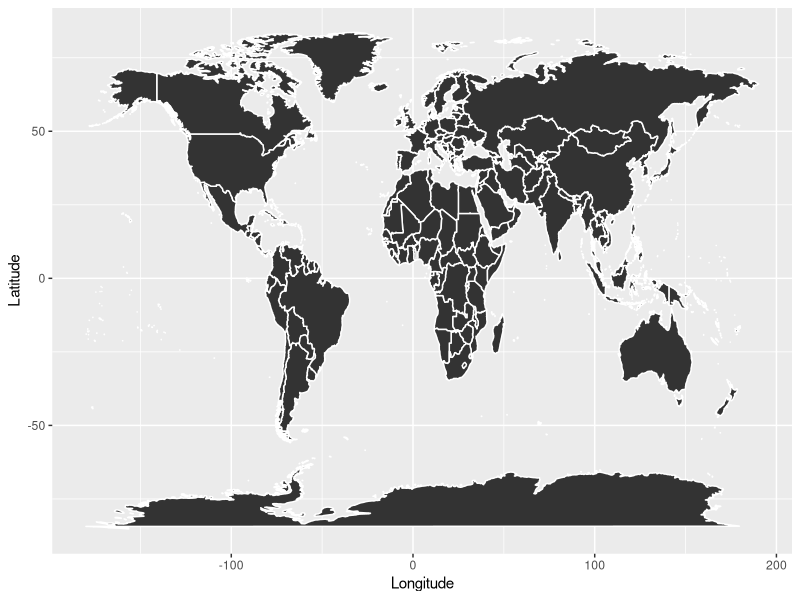
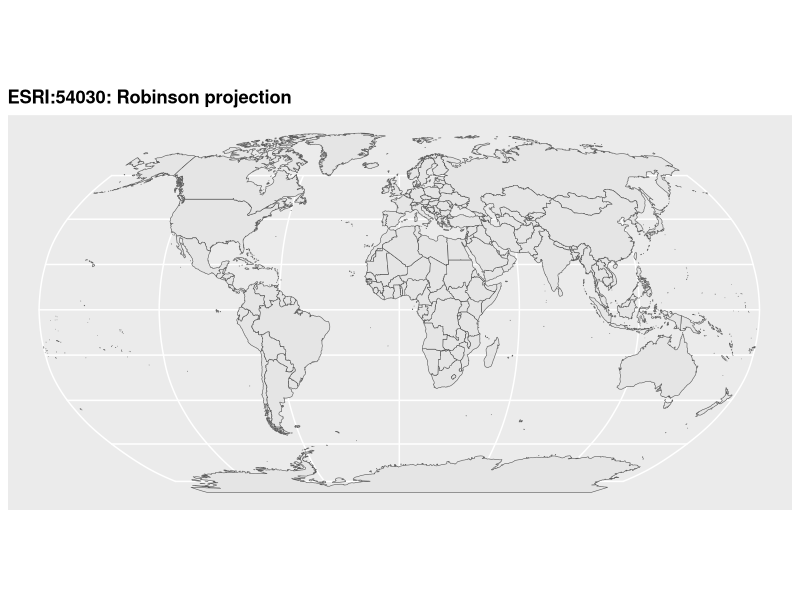
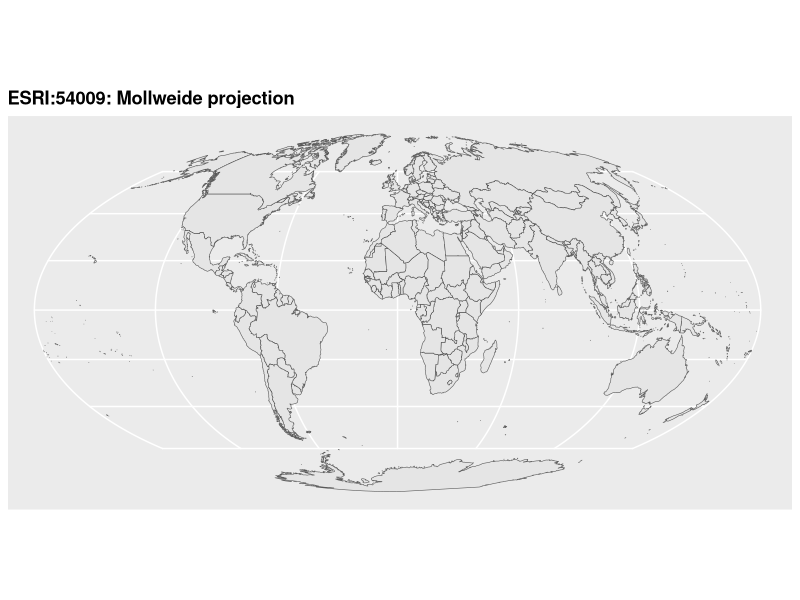
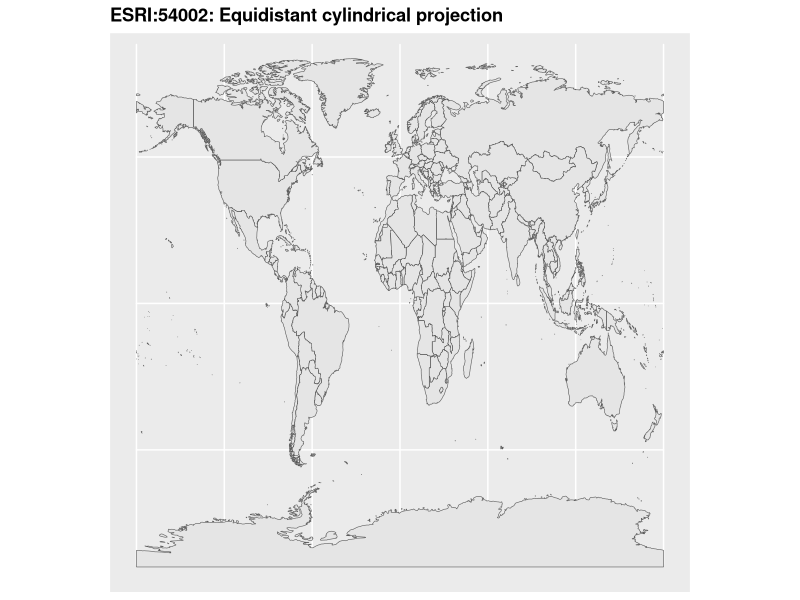
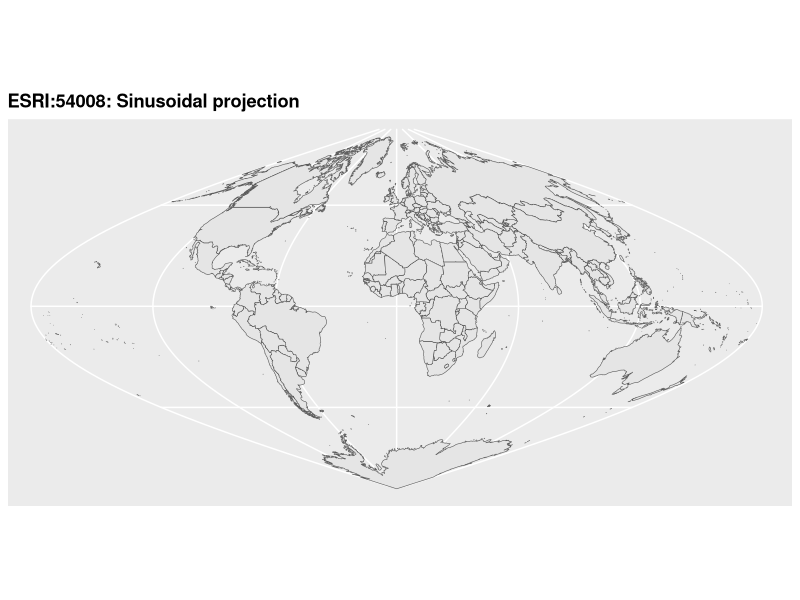
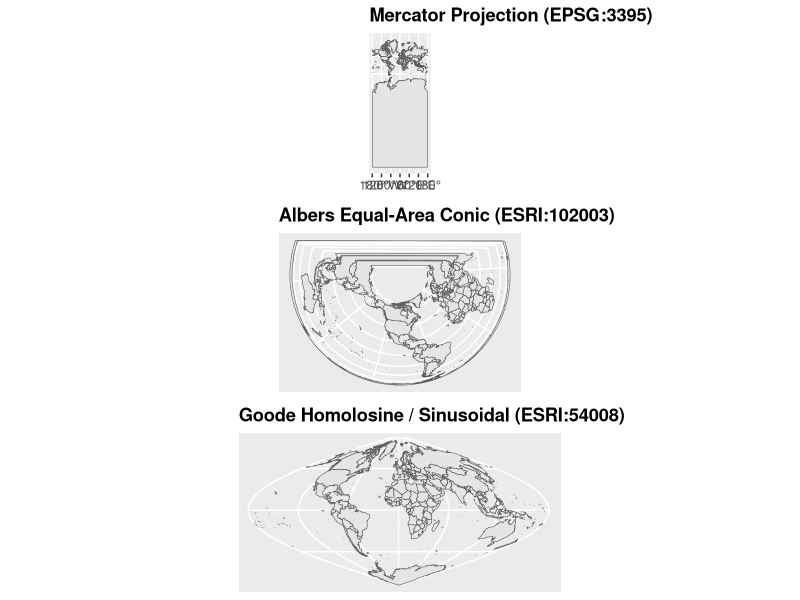

Write the R code that produced these figures, in order.
## ---- chunk 1
library(ggplot2)
map <- map_data("world")
ggplot(data = map, aes(long, lat, group = group)) + geom_polygon(color = "white") +
  labs(x = "Longitude",
       y = "Latitude") +
  theme(legend.position = "none")
## ---- chunk 2
library(tidyverse)
library(sf)
library(rnaturalearth)
library(rnaturalearthdata)
#https://r-spatial.org/r/2018/10/25/ggplot2-sf.html
world <- ne_countries(scale = "medium", returnclass = "sf")
p1 <- ggplot(data = world)+
  geom_sf()+
  labs(title = 'ESRI:54030: Robinson projection')+             theme(plot.title = element_text(face = "bold"))+
  coord_sf(crs = st_crs("ESRI:54030"))

## ---- chunk 3
p2 <- ggplot(data = world)+
  geom_sf()+
  labs(title = 'ESRI:54009: Mollweide projection')+             theme(plot.title = element_text(face = "bold"))+
  coord_sf(crs = st_crs("ESRI:54009"))

p3 <- ggplot(data = world)+
  geom_sf()+
  labs(title = 'ESRI:54002: Equidistant cylindrical projection')+             theme(plot.title = element_text(face = "bold"))+
  coord_sf(crs = st_crs("ESRI:54002"))

p4 <- ggplot(data = world)+
  geom_sf()+
  labs(title = 'ESRI:54008: Sinusoidal projection')+             theme(plot.title = element_text(face = "bold"))+
  coord_sf(crs = st_crs("ESRI:54008"))

 
## ---- chunk 4
p1
p2
p3
p4
## ---- chunk 5
library(ggplot2)
library(sf)
library(rnaturalearth)
library(rnaturalearthdata)

# Load world map
world <- ne_countries(scale = "medium", returnclass = "sf")

# 1. Cylindrical (Mercator)
p1 <- ggplot(data = world) +
  geom_sf() +
  labs(title = "Mercator Projection (EPSG:3395)") +
  theme(plot.title = element_text(face = "bold")) +
  coord_sf(crs = st_crs(3395))  # Mercator

# 2. Conical (Albers Equal-Area Conic)
p2 <- ggplot(data = world) +
  geom_sf() +
  labs(title = "Albers Equal-Area Conic (ESRI:102003)") +
  theme(plot.title = element_text(face = "bold")) +
  coord_sf(crs = st_crs("ESRI:102003"))  # Albers Equal-Area Conic

# 3. Planar (Goode Homolosine / Sinusoidal)
p3 <- ggplot(data = world) +
  geom_sf() +
  labs(title = "Goode Homolosine / Sinusoidal (ESRI:54008)") +
  theme(plot.title = element_text(face = "bold")) +
  coord_sf(crs = st_crs("ESRI:54008"))  # Sinusoidal

# Plot maps
library(gridExtra)
grid.arrange(p1, p2, p3, nrow = 3)
